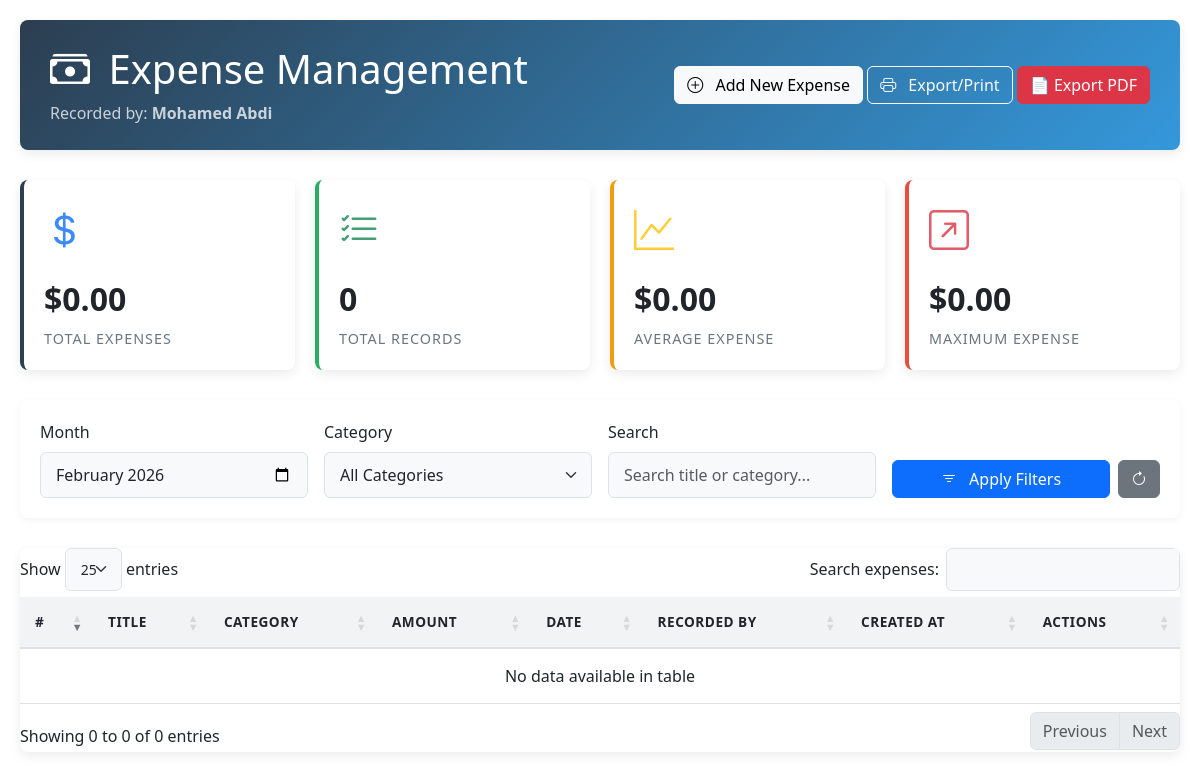
The app's page /views/admin/expenses/expenses.php (signed in) with its own data.
### tables this page shows
CREATE TABLE `app_settings` (
  `id` int(11) NOT NULL,
  `app_name` varchar(150) DEFAULT 'Admin Panel',
  `logo_path` varchar(255) DEFAULT NULL,
  `show_type` enum('text','logo') DEFAULT 'text',
  `updated_at` timestamp NOT NULL DEFAULT current_timestamp() ON UPDATE current_timestamp(),
  `language_id` int(11) DEFAULT 1
);

CREATE TABLE `users` (
  `id` int(11) NOT NULL,
  `role_id` int(11) NOT NULL,
  `username` varchar(100) NOT NULL,
  `email` varchar(150) DEFAULT NULL,
  `password` varchar(255) NOT NULL,
  `first_name` varchar(100) DEFAULT NULL,
  `last_name` varchar(100) DEFAULT NULL,
  `phone` varchar(50) DEFAULT NULL,
  `avatar` varchar(255) DEFAULT NULL,
  `status` enum('active','inactive','suspended') DEFAULT 'active',
  `created_at` timestamp NOT NULL DEFAULT current_timestamp(),
  `updated_at` timestamp NULL DEFAULT NULL ON UPDATE current_timestamp()
);

### views/admin/expenses/expenses.php (the view, shortened to what this page needs)
<?php
require_once __DIR__ . '/../../../config/db.php';
$settings = $conn->query("SELECT language_id FROM app_settings ORDER BY id DESC LIMIT 1")->fetch_assoc();
$currentLangId = $settings['language_id'] ?? 1;
function t($key, $replacements = []) {
    global $translations, $currentLangId;
    $text = $translations[$currentLangId][$key] ?? $key;
    return $text;
}
$logged_in_user_id = $_SESSION['user_id'];
$theme_res = $conn->query("SELECT mode FROM theme LIMIT 1");
if ($theme_res && $theme_row = $theme_res->fetch_assoc()) {
    $theme = (int)$theme_row['mode'];
} else {
    $theme = 1;
}
$user_stmt = $conn->prepare("SELECT first_name, last_name FROM users WHERE id = ?");
$user_stmt->bind_param("i", $logged_in_user_id);
$user_stmt->execute();
$user = $user_stmt->get_result()->fetch_assoc();
$current_user_name = $user ? $user['first_name'] . ' ' . $user['last_name'] : t('unknown');
$month = $_GET['month'] ?? date('Y-m');
$search = $_GET['search'] ?? '';
$total_query = "SELECT
                SUM(amount) as total_amount,
                COUNT(*) as total_count,
                AVG(amount) as avg_amount,
                MAX(amount) as max_amount
                FROM expenses WHERE 1=1";
$total_params = [];
$total_types = '';
if ($month) {
    $total_query .= " AND DATE_FORMAT(expense_date, '%Y-%m') = ?";
    $total_params[] = $month;
    $total_types .= 's';
}
$total_stmt = $conn->prepare($total_query);
if ($total_params) {
    $total_stmt->bind_param($total_types, ...$total_params);
}
$total_stmt->execute();
$stats = $total_stmt->get_result()->fetch_assoc();
?>
<!DOCTYPE html>
<html lang="<?= $currentLangId == 2 ? 'ar' : 'en' ?>" dir="<?= $currentLangId == 2 ? 'rtl' : 'ltr' ?>">
<head>
    <link rel="stylesheet" href="https://cdn.jsdelivr.net/npm/bootstrap@5.3.0/dist/css/bootstrap.min.css">
    <link rel="stylesheet" href="https://cdn.jsdelivr.net/npm/bootstrap-icons@1.10.0/font/bootstrap-icons.css">
    <link rel="stylesheet" href="https://cdn.datatables.net/1.13.6/css/dataTables.bootstrap5.min.css">
    <link href="https://cdn.jsdelivr.net/npm/tom-select/dist/css/tom-select.bootstrap5.css" rel="stylesheet">
</head>
<body class="<?= $theme === 1 ? 'light' : 'dark' ?>">
    <div class="container-main">
        <div class="header-section">
            <div class="d-flex justify-content-between align-items-center">
                <div>
                    <h1 class="mb-2">
                        <i class="bi bi-cash-stack me-2"></i> <?= t('header_title') ?>
                    </h1>
                    <p class="mb-0 opacity-75">
                        <?= t('recorded_by') ?>: <strong><?= htmlspecialchars($current_user_name) ?></strong>
                    </p>
                </div>
                <div>
                    <button class="btn btn-light" data-bs-toggle="modal" data-bs-target="#addExpenseModal">
                        <i class="bi bi-plus-circle me-2"></i> <?= t('add_expense') ?>
                    </button>
                    <button onclick="openPrintPage()" class="btn btn-outline-light">
                        <i class="bi bi-printer me-2"></i> <?= t('btn_print') ?>
                    </button>
                    <a href="export_pdf.php" target="_blank" class="btn btn-danger">
                        📄 Export PDF
                    </a>
                </div>
            </div>
        </div>
        <div class="stats-cards">
            <div class="stat-card total">
                <div class="stat-icon">
                    <i class="bi bi-currency-dollar text-primary"></i>
                </div>
                <div class="stat-value">$<?= number_format($stats['total_amount'] ?? 0, 2) ?></div>
                <div class="stat-label"><?= t('stats_total') ?></div>
            </div>
            <div class="stat-card count">
                <div class="stat-icon">
                    <i class="bi bi-list-check text-success"></i>
                </div>
                <div class="stat-value"><?= $stats['total_count'] ?? 0 ?></div>
                <div class="stat-label"><?= t('stats_records') ?></div>
            </div>
            <div class="stat-card avg">
                <div class="stat-icon">
                    <i class="bi bi-graph-up text-warning"></i>
                </div>
                <div class="stat-value">$<?= number_format($stats['avg_amount'] ?? 0, 2) ?></div>
                <div class="stat-label"><?= t('stats_average') ?></div>
            </div>
            <div class="stat-card max">
                <div class="stat-icon">
                    <i class="bi bi-arrow-up-right-square text-danger"></i>
                </div>
                <div class="stat-value">$<?= number_format($stats['max_amount'] ?? 0, 2) ?></div>
                <div class="stat-label"><?= t('stats_maximum') ?></div>
            </div>
        </div>
        <div class="filter-section">
            <form method="GET" class="row g-3">
                <div class="col-md-3">
                    <label class="form-label"><?= t('filter_month') ?></label>
                    <input type="month" name="month" class="form-control" value="<?= htmlspecialchars($month) ?>">
                </div>
                <div class="col-md-3">
                    <label class="form-label"><?= t('filter_category') ?></label>
                    <select name="category" class="form-select tom-select-search" placeholder="<?= t('filter_all_categories') ?>">
                        <option value=""><?= t('filter_all_categories') ?></option>
                    </select>
                </div>
                <div class="col-md-3">
                    <label class="form-label"><?= t('filter_search') ?></label>
                    <input type="text" name="search" class="form-control"
                           placeholder="<?= t('filter_search_placeholder') ?>"
                           value="<?= htmlspecialchars($search) ?>">
                </div>
                <div class="col-md-3 d-flex align-items-end">
                    <div class="d-flex gap-2 w-100">
                        <button type="submit" class="btn btn-primary flex-grow-1">
                            <i class="bi bi-filter me-2"></i> <?= t('filter_apply') ?>
                        </button>
                        <a href="expenses.php" class="btn btn-secondary">
                            <i class="bi bi-arrow-clockwise"></i>
                        </a>
                    </div>
                </div>
            </form>
        </div>
      <div class="table-container">
    <div class="table-responsive">
        <table class="table table-hover" id="expensesTable">
            <thead>
                <tr>
                    <th><?= t('table_id') ?></th>
                    <th><?= t('table_title') ?></th>
                    <th><?= t('table_category') ?></th>
                    <th><?= t('table_amount') ?></th>
                    <th><?= t('table_date') ?></th>
                    <th><?= t('table_recorded_by') ?></th>
                    <th><?= t('table_created_at') ?></th>
                    <th><?= t('table_actions') ?></th>
                </tr>
            </thead>
            <tbody>
            </tbody>
        </table>
    </div>
</div>
    </div>
</body>
</html>
</body>
</html>

### views/admin/expenses/expenses.php (style rules this page uses)
:root { --primary-color: #2c3e50; --secondary-color: #3498db; --success-color: #27ae60; --warning-color: #f39c12; --danger-color: #e74c3c; --light-color: #f8f9fa; --dark-color: #343a40; --border-radius: 8px; --box-shadow: 0 4px 12px rgba(0, 0, 0, 0.08); --transition: all 0.3s ease; }
.light { --bg-primary: #ffffff; --bg-secondary: #f8f9fa; --bg-card: #ffffff; --text-primary: #212529; --text-secondary: #6c757d; --border-color: #dee2e6; --table-header-bg: #f1f3f4; --hover-bg: rgba(0, 0, 0, 0.02); }
body { background-color: var(--bg-primary); color: var(--text-primary); font-family: 'Segoe UI', Tahoma, Geneva, Verdana, sans-serif; transition: var(--transition); }
.container-main { padding: 20px; max-width: 1400px; margin: 0 auto; }
.header-section { background: linear-gradient(135deg, var(--primary-color), var(--secondary-color)); color: white; padding: 25px 30px; border-radius: var(--border-radius); margin-bottom: 30px; box-shadow: var(--box-shadow); }
.stats-cards { display: grid; grid-template-columns: repeat(auto-fit, minmax(250px, 1fr)); gap: 20px; margin-bottom: 30px; }
.stat-card { background: var(--bg-card); border-radius: var(--border-radius); padding: 20px; box-shadow: var(--box-shadow); border-left: 4px solid var(--secondary-color); transition: var(--transition); }
.stat-card.total { border-left-color: var(--primary-color); }
.stat-card.count { border-left-color: var(--success-color); }
.stat-card.avg { border-left-color: var(--warning-color); }
.stat-card.max { border-left-color: var(--danger-color); }
.stat-icon { font-size: 2.5rem; margin-bottom: 15px; opacity: 0.8; }
.stat-value { font-size: 2rem; font-weight: 700; margin-bottom: 5px; }
.stat-label { color: var(--text-secondary); font-size: 0.9rem; text-transform: uppercase; letter-spacing: 1px; }
.filter-section { background: var(--bg-card); border-radius: var(--border-radius); padding: 20px; margin-bottom: 30px; box-shadow: 0 2px 8px rgba(0,0,0,0.05); }
.form-control, .form-select { background-color: var(--bg-secondary); border: 1px solid var(--border-color); color: var(--text-primary); border-radius: 6px; padding: 10px 15px; }
.table-container { background: var(--bg-card); border-radius: var(--border-radius); overflow: hidden; box-shadow: var(--box-shadow); }
.table { margin-bottom: 0; color: var(--text-primary); }
.table thead th { background-color: var(--table-header-bg); border-bottom: 2px solid var(--border-color); font-weight: 600; padding: 15px; text-transform: uppercase; letter-spacing: 0.5px; font-size: 0.85rem; }

### records on screen
app_settings: language "Expense Management", language "Recorded by", language "Add New Expense", language "Export/Print", language "TOTAL EXPENSES", language "TOTAL RECORDS", language "AVERAGE EXPENSE", language "MAXIMUM EXPENSE", language "Month", language "Category", category "All Categories", language "Search", search "Search title or category...", language "Apply Filters", language "#", language "TITLE", language "CATEGORY", language "AMOUNT", language "DATE", language "RECORDED BY", language "CREATED AT", language "ACTIONS"
users: current_user_name "Mohamed Abdi"

### other values on screen
$stats['total_amount'] "0.00"
$stats['total_count'] "0"
$stats['avg_amount'] "0.00"
$stats['max_amount'] "0.00"
